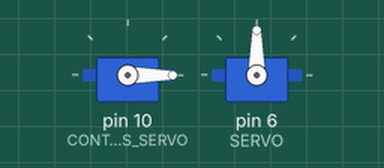
This sketch was run on a simulated Arduino Uno, built with avr-gcc and run on an emulated ATmega328P. Parts: 2 × servo.

Above: at 0.05 s.
At 7.95 s:
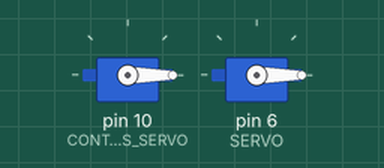
At 15.95 s:
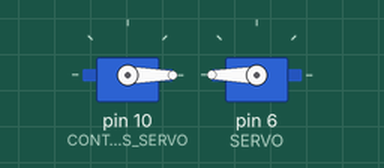
Timing chart, 0 to 20.8 s (numbered marks = the images above):
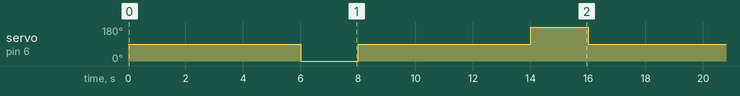

Measured:
- by itself, servo on pin 6 (SERVO): repeats every 16.0 s: 90° 6.0 s, 180° 2.0 s, 90° 6.0 s, 0° 2.0 s

The sketch:

car_code.ino
```cpp
#include <Servo.h>
const int CONTINOUS_SERVO = 10;
const int SERVO = 6;
Servo contservo;
Servo servo;
boolean isMoving = false;
int pos = 0;
void setup() {
  contservo.attach(CONTINOUS_SERVO);
  servo.attach(SERVO);
  contservo.write(0);
  isMoving=true;
}

void loop() {
  servo.write(90);
  delay(6000);
  servo.write(0);
  delay(2000);
  servo.write(90);
  delay(6000);
  servo.write(180);
  delay(2000);
  //For a normal servo
//  for (pos = 0; pos <= 180; pos += 1) { // goes from 0 degrees to 180 degrees
//    // in steps of 1 degree
//    myservo.write(pos);              // tell servo to go to position in variable 'pos'
//    delay(15);                       // waits 15ms for the servo to reach the position
//  }
//  for (pos = 180; pos >= 0; pos -= 1) { // goes from 180 degrees to 0 degrees
//    myservo.write(pos);              // tell servo to go to position in variable 'pos'
//    delay(15);                       // waits 15ms for the servo to reach the position
//  }
  //For a continous servo
//  myservo.write(0);

}
```
